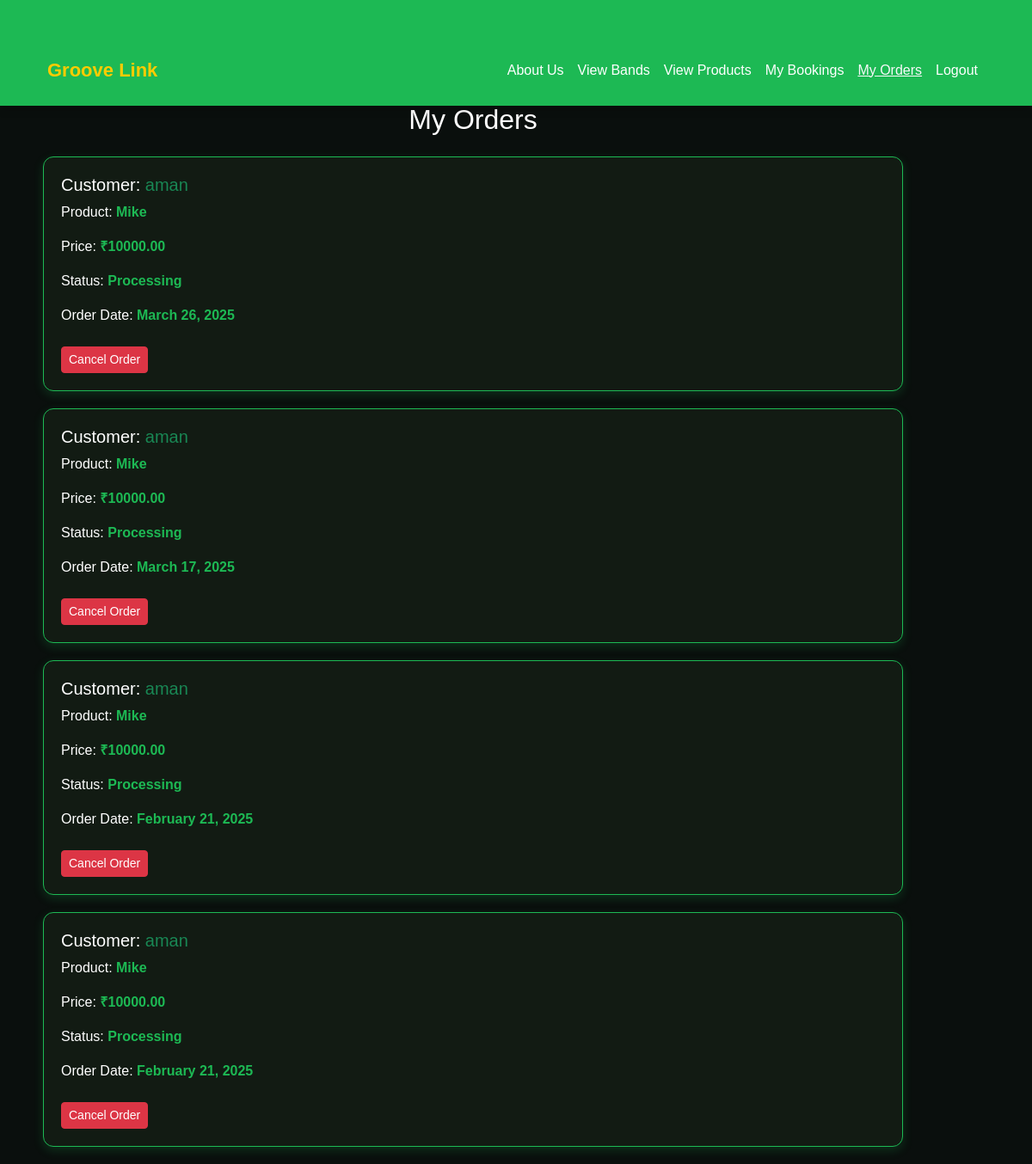
/order_history/ (signed in), run on an earlier commit of the app's database.
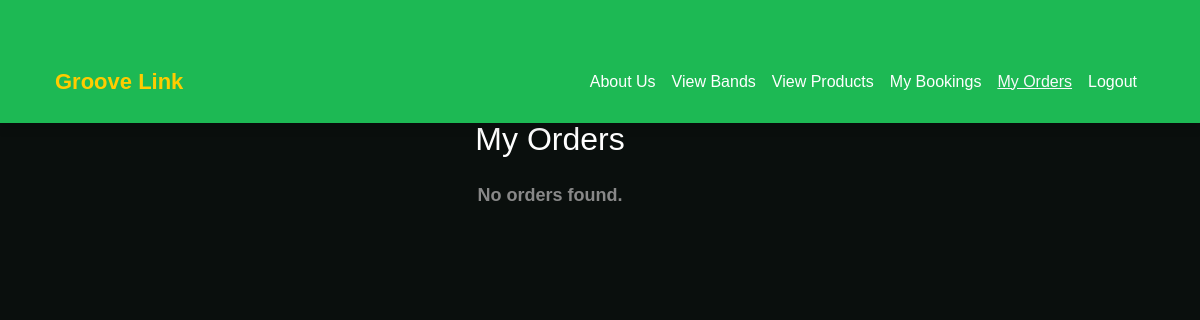
And on a later commit of the database.
### app/models.py (models this page shows, shortened)
class Order(models.Model):
    product=models.ForeignKey(Product, on_delete=models.CASCADE, related_name="orders")
    customer = models.ForeignKey(Customer, on_delete=models.CASCADE, related_name="orders")
    total_amount = models.DecimalField(max_digits=10, decimal_places=2)
    payment_status = models.BooleanField(default=False)  # False means unpaid
    order_status = models.CharField(
        max_length=20,
        choices=[("Pending", "Pending"), ("Processing", "Processing"), ("Delivered", "Delivered")],
        default="Pending"
    )
    created_at = models.DateTimeField(auto_now_add=True)

class Customer(models.Model):
    name = models.CharField(max_length=100)
    email = models.EmailField(unique=True)
    phone = models.PositiveBigIntegerField()
    password = models.CharField(max_length=255)
    location = models.CharField(max_length=255)

class Product(models.Model):
    staf = models.ForeignKey(Staf, on_delete=models.CASCADE, related_name="products")
    name = models.CharField(max_length=100)
    price = models.DecimalField(max_digits=10, decimal_places=2)
    description = models.TextField()
    image = models.ImageField(upload_to="products/")
    from django.db import models

### app/views.py (the view)
# urls.py: path("order_history/", views.view_order_history, name="order_history"),
def view_order_history(request):
    if "user_id" in request.session and request.session.get("user_type") == "Customer":
        customer_id = request.session["user_id"]
        print("Logged-in User ID:", customer_id)  # Debugging
        try:
            customer = Customer.objects.get(id=customer_id)  # Fetch the specific customer
            orders = Order.objects.filter(customer=customer).order_by("-created_at")  # Filter only their orders
            return render(request, "customer/order_history.html", {"orders": orders})
        except Customer.DoesNotExist:
            messages.error(request, "Customer not found.")
            return redirect("login")
    messages.error(request, "You need to log in to view your bookings.")
    return redirect("login")

### templates/customer/order_history.html (shortened to what this page needs)
<!DOCTYPE html>
<html lang="en">
<head>
    <link rel="stylesheet" href="https://cdn.jsdelivr.net/npm/bootstrap@5.3.0/dist/css/bootstrap.min.css">
</head>
<body>
    <nav class="navbar navbar-expand-lg fixed-top">
        <div class="container">
            <a class="navbar-brand" href="../customerhome">Groove Link</a>
            <div class="collapse navbar-collapse" id="navbarNav">
                <ul class="navbar-nav ms-auto">
                    <li class="nav-item"><a class="nav-link" href="../about">About Us</a></li>
                    <li class="nav-item"><a class="nav-link" href="../viewbands">View Bands</a></li>
                    <li class="nav-item"><a class="nav-link" href="../viewproducts">View Products</a></li>
                    <li class="nav-item"><a class="nav-link" href="../booking_history">My Bookings</a></li>
                    <li class="nav-item"><a class="nav-link active" href="../order_history">My Orders</a></li>
                    <li class="nav-item"><a class="nav-link" href="../logout">Logout</a></li>
                </ul>
            </div>
        </div>
    </nav>
    <div class="boxcontainer">
        <h2 class="text-center mb-4">My Orders</h2>
        {% for order in orders %}
    <div class="order-card">
        <h5>Customer: <span class="text-success">{{ order.customer.name }}</span></h5>
        <p>Product: <strong class="order-status">{{ order.product.name }}</strong></p>
        <p>Price: <strong class="order-status">₹{{ order.total_amount }}</strong></p>
        <p>Status: <span class="order-status">{{ order.order_status }}</span></p>
        <p>Order Date: <span class="order-status">{{ order.created_at|date:"F d, Y" }}</span></p>
        {% if order.order_status != "Cancelled" %}
        <form action="{% url 'cancel_order' order.id %}" method="POST" onsubmit="return confirm('Are you sure you want to cancel this order?');">
            <button type="submit" class="btn btn-danger btn-sm mt-2">Cancel Order</button>
        </form>
        {% else %}
        <span class="text-muted">Order Cancelled</span>
        {% endif %}
    </div>
{% empty %}
    <p class="no-orders">No orders found.</p>
{% endfor %}
    </div>
</body>
</html>

What changed in the data, as far as the page shows it:
removed Order: customer.name "aman", product.name "Mike", total_amount "10000.00", order_status "Processing", created_at "March 26, 2025", shows "Cancel Order"
removed Order: customer.name "aman", product.name "Mike", total_amount "10000.00", order_status "Processing", created_at "March 17, 2025", shows "Cancel Order"
removed Order: customer.name "aman", product.name "Mike", total_amount "10000.00", order_status "Processing", created_at "February 21, 2025", shows "Cancel Order"
removed Order: customer.name "aman", product.name "Mike", total_amount "10000.00", order_status "Processing", created_at "February 21, 2025", shows "Cancel Order"
Also different on the page:
text now shown: "No orders found."
